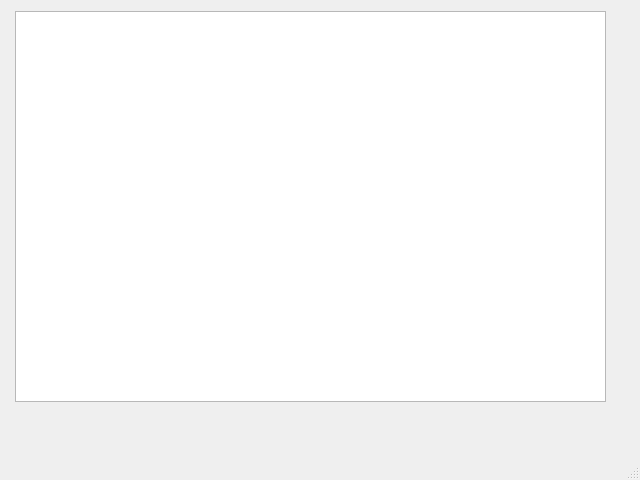
<?xml version="1.0" encoding="UTF-8"?>
<ui version="4.0">
 <class>MainWindow</class>
 <widget class="QMainWindow" name="MainWindow">
  <property name="geometry">
   <rect>
    <x>0</x>
    <y>0</y>
    <width>640</width>
    <height>480</height>
   </rect>
  </property>
  <property name="windowTitle">
   <string>MainWindow</string>
  </property>
  <widget class="QWidget" name="centralwidget">
   <widget class="QTextBrowser" name="textBrowser">
    <property name="geometry">
     <rect>
      <x>15</x>
      <y>11</y>
      <width>591</width>
      <height>391</height>
     </rect>
    </property>
   </widget>
  </widget>
  <widget class="QMenuBar" name="menubar">
   <property name="geometry">
    <rect>
     <x>0</x>
     <y>0</y>
     <width>640</width>
     <height>26</height>
    </rect>
   </property>
  </widget>
  <widget class="QStatusBar" name="statusbar"/>
 </widget>
 <resources/>
 <connections/>
</ui>
